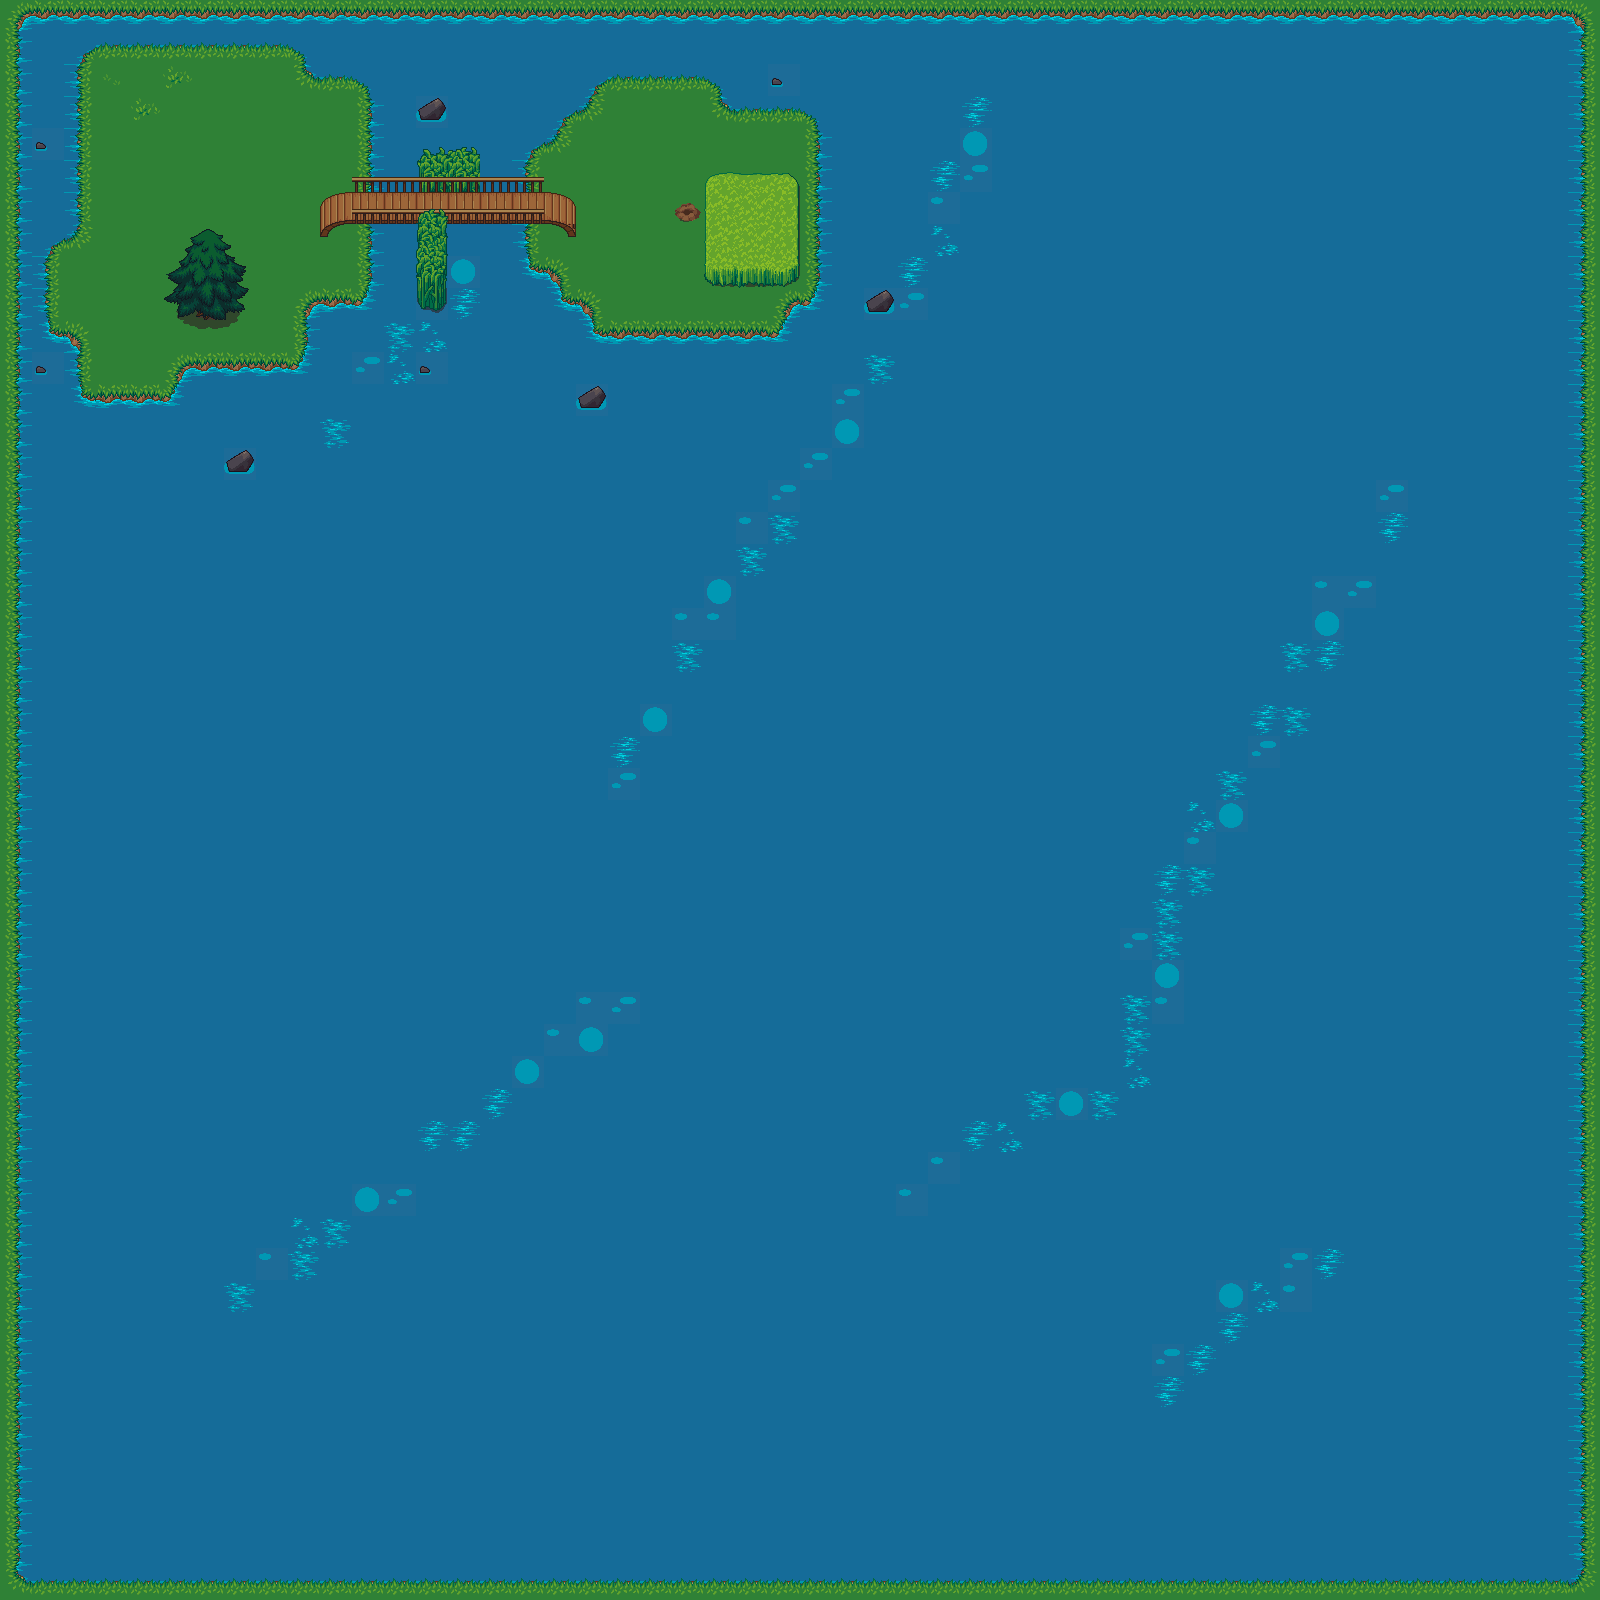

The image is a tile-based game level rendered from a .tmx file. Its description and source (layers, tilesets, objects; grid data summarised) follow:
An orthogonal 50x50 tile map with 32x32 px tiles, 6 tile layers (Tile Layer 1, Tile Layer 2, Tile Layer 3, Tile Layer 4, ...), 2 tilesets.

<map version="1.0" tiledversion="1.1.5" orientation="orthogonal" renderorder="right-down" width="50" height="50" tilewidth="32" tileheight="32" infinite="0" nextobjectid="34">
 <tileset firstgid="1" source="atlas.tsx" />
 <tileset firstgid="1025" source="testTileSet1.tsx" />
 <layer name="Tile Layer 1" width="50" height="50">
  <data>[2500 cells, 2500 non-empty, 12 distinct tile ids]</data>
 </layer>
 <layer name="Tile Layer 2" width="50" height="50">
  <data>[2500 cells, 304 non-empty, 16 distinct tile ids]</data>
 </layer>
 <layer name="Tile Layer 3" width="50" height="50">
  <data>[2500 cells, 186 non-empty, 19 distinct tile ids]</data>
 </layer>
 <layer name="Tile Layer 4" width="50" height="50">
  <data>[2500 cells, 49 non-empty, 25 distinct tile ids]</data>
 </layer>
 <layer name="ZFront1" width="50" height="50">
  <properties>
   <property name="z-index" value="1" />
  </properties>
  <data>[2500 cells, 6 non-empty, 1 distinct tile ids]</data>
 </layer>
 <layer name="ZFront2" width="50" height="50">
  <properties>
   <property name="z-index" value="2" />
  </properties>
  <data>[2500 cells, 13 non-empty, 13 distinct tile ids]</data>
 </layer>
   <properties>
    <property name="link" value="tmap3" />
    <property name="linkCoord" value="2000,1264" />
   </properties>
</map>
